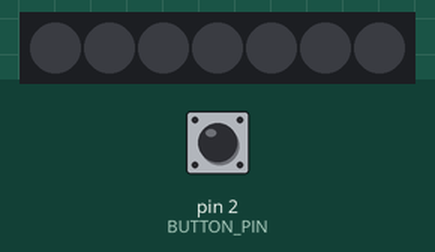
Recording of a sketch running on a simulated Arduino Uno, built with avr-gcc and run on an emulated ATmega328P. Shown: 7 RGB LEDs in strip order, left to right. The test bench sets the inputs (shaded band); at power-on: pin 2 (BUTTON_PIN) LOW. Dim RGB values are drawn brighter than linear; random numbers use the default seed unless the sketch sets one.

Above: at 1.2 s.
1.3 s: pin 2 (BUTTON_PIN) pulled HIGH for 0.15 s
At 1.62 s:
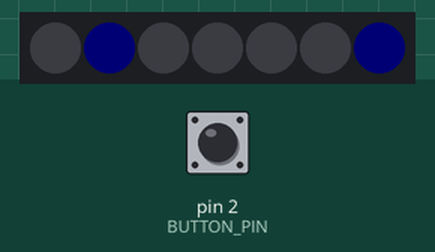
3.9 s: pin 2 (BUTTON_PIN) pulled HIGH for 1 s
At 5.38 s:
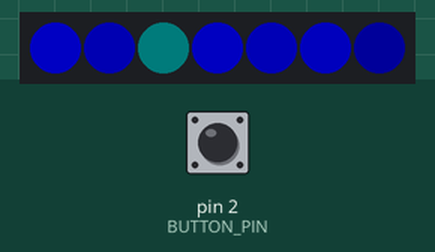
7.6 s: pin 2 (BUTTON_PIN) pulled HIGH for 3.2 s
At 11.33 s:
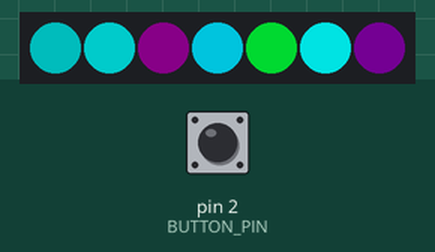
12.3 s: pin 2 (BUTTON_PIN) pulled HIGH for 1 s
At 14.15 s:
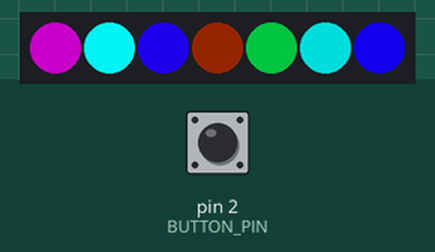
16.1 s: pin 2 (BUTTON_PIN) pulled HIGH for 1 s
At 17.59 s:
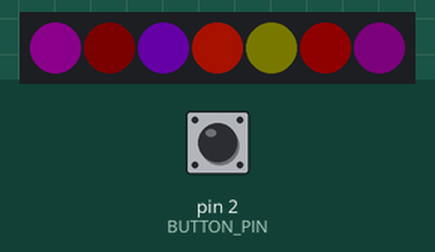
Timing chart, 0 to 23.5 s (numbered marks = the images above; inputs shaded):
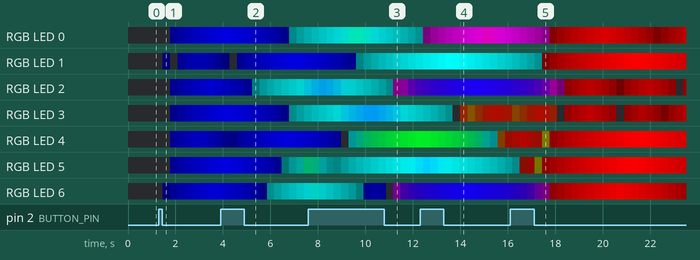

The sketch:

JewelButton.ino
```cpp
/*
JewelButton
By Kelsey Steven

Use a button to flip through various color palettes in a twinkle effect.
Settings (in order): OFF > GREEN_BLUE > RED_PURPLE_BLUE > YELLOW_ORANGE_RED > (back to OFF)

Meant for a single Neopixel Jewel, but can be adapted to other form factors/numbers of NeoPixels.

Before running, always make sure BUTTON_PIN, LED_PIN, and TOTAL_LEDS
are set to the correct pins, and number of NeoPixels you're driving.

*/

#include <Adafruit_NeoPixel.h>


/* ~~~~~~~~~~ Constants ~~~~~~~~~~ */

// Constants for color palettes
// Used to determine allowed ranges for red, green, and blue values
const int LIGHT_BLUE = 1;
const int GREEN_BLUE = 2;
const int RED_PURPLE_BLUE = 3;
const int YELLOW_ORANGE_RED = 4;
const int RED = 5;

// This must be the total number of light color settings
// (listed above) + 1 more for `Off` setting
// If you add or remove settings, change this as applicable
const int TOTAL_SETTINGS = 6;

// Constants for LED's state
// Used to determine how to update an LED each time loop() is called
const int OFF = 0;
const int BRIGHTENING = 1;
const int DARKENING = 2;

// Harware constants
const int PRESS_LENGTH = 200; // How long a button press neeeds to be (in ms) to trigger an action
const int BUTTON_PIN = 2;   // Push button data pin
const int LED_PIN = 3;      // Neopixel array data pin
const int TOTAL_LEDS = 7;   // total LEDs in the array

// Color change constants
const int HIGHEST_INTENSITY = 255;  // May want to decrease this if LEDs are too bright
const int COLOR_CHANGE_SPEED = 1;   // Can increase for faster animation, but choppier color progression
const int DELAY_TIME = 15;   // Artificial delay between loop cycles. Can increase for slower animation

/* ~~~~~~~~~~ Variables ~~~~~~~~~~ */

// Declare the Neopixel strip using settings for Jewel V7 RGB neopixels
Adafruit_NeoPixel strip = Adafruit_NeoPixel(TOTAL_LEDS, LED_PIN, NEO_GRB + NEO_KHZ800);

// Button state tracking variables
int currButtonState = 0;  // Currently selected color palette or Off (0)
int prevButtonState = 0;  // State of button on previous loop
int currentButtonPressLength = 0;  // Length of the current button press (when applicable)

// Light state tracking variables
int lightState[TOTAL_LEDS];   // State for each LED (OFF/BRIGHTENING/DARKENING)
int finalColors[TOTAL_LEDS][3];     // Holds the color each LED is currently assigned
int previousColors[TOTAL_LEDS][3];  // Last color each LED was set to

/* ~~~~~~~~~~ Functions ~~~~~~~~~~ */

void setup() {
  // Seed random for color picking
  randomSeed(analogRead(0));

  // Initialize button
  pinMode(BUTTON_PIN, INPUT);

  // Neopixel initialization
  strip.begin();
}

void loop() {
  // Only run light code if lights are on
  if (currButtonState > OFF) {

    // Handle each LED based on their light state
    for(int index = 0; index < TOTAL_LEDS; index++) {
      switch(lightState[index]) {

        case OFF: {
          handleLightOff(index);
          break;
        }

        case BRIGHTENING: {
          handleBrightening(index);
          break;
        }

        case DARKENING: {
          handleDarkening(index);
          break;
        }
      }
    }

    strip.show();       // Send Updates to lights
    delay(DELAY_TIME);  // Short delay before next cycle
  }

  updateButtonState();
}

void updateButtonState() {
  // Get current button state
  int newButtonState = digitalRead(BUTTON_PIN);

  // Button was pressed or released
  if (prevButtonState != newButtonState) {

    // The button was pressed down, so start the press counter
    if (newButtonState == HIGH) {
      currentButtonPressLength = DELAY_TIME;

    // The button was released
    } else {
      // We've held it long enough to take action
      if (currentButtonPressLength >= PRESS_LENGTH) {

        // Cycle to next color palette or turn `Off`
        // Increases currButtonState by 1 or cycles back to 0
        currButtonState = (currButtonState + 1) % TOTAL_SETTINGS;

        // If setting just changed to `Off`, update all LEDS to off
        if (currButtonState == 0) {
          for(int index = 0; index < TOTAL_LEDS; index++) {
            strip.setPixelColor(index, strip.Color(0, 0, 0));
          }

          strip.show();       // Send Updates to lights
          delay(DELAY_TIME);  // Short delay before next cycle
        }
      }

      // Clear buton press timer
      currentButtonPressLength = 0;
    }

  } else {    // Button state did not change since last loop
    // If button is pressed, increase the press counter
    if (prevButtonState == HIGH) {
      currentButtonPressLength += DELAY_TIME;
    }
  }

  // Update prevButtonState variable
  prevButtonState = newButtonState;
}

void handleLightOff(int index) {
  // Turn LED off
  strip.setPixelColor(index, strip.Color(0, 0, 0));

   // No need to update previousColors, will have been set to 0s in handleDarkening()
   // Decide if light should turn on next cycle
  lightState[index] = random(0, 2);

  // Pick a color if applicable
  if (lightState[index] == 1) {
    pickNewColor(index);
  }
}

void handleBrightening(int index) {
  // Get new RGB values
  int maxRed = finalColors[index][0];
  int red = getBrighteningValue(maxRed, previousColors[index][0]);

  int maxGreen = finalColors[index][1];
  int green = getBrighteningValue(maxGreen, previousColors[index][1]);

  int maxBlue = finalColors[index][2];
  int blue = getBrighteningValue(maxBlue, previousColors[index][2]);

  // Update LEDs & tracking array
  strip.setPixelColor(index, strip.Color(red, green, blue));
  updatePreviousColor(index, red, green, blue);

  // Check if light should start darken cycle next & update state if so
  if (red == maxRed && green == maxGreen && blue == maxBlue) {
    lightState[index] = DARKENING;
  }
}

// Return the value of previousColor increased by COLOR_CHANGE_SPEED
// while making sure we do not exceed maxColorValue
int getBrighteningValue(int maxColorValue, int previousColor) {
  int newColor = previousColor + COLOR_CHANGE_SPEED;
  newColor = (newColor <= maxColorValue) ? newColor : maxColorValue;

  return newColor;
}

void handleDarkening(int index) {
  int prevR = previousColors[index][0];
  int prevG = previousColors[index][1];
  int prevB = previousColors[index][2];

  // Get new RGB values
  int red = prevR;
  int green = prevG;
  int blue = prevB;

  if ((prevR >= prevG) && (prevR >= prevB)) {
    red = getDarkeningValue(prevR);
  }

  if ((prevG >= prevR) && (prevG >= prevB)) {
    green = getDarkeningValue(prevG);
  }

  if ((prevB >= prevR) && (prevB >= prevG)) {
    blue = getDarkeningValue(prevB);
  }

  // Update LEDs & tracking array
  strip.setPixelColor(index, strip.Color(red, green, blue));
  updatePreviousColor(index, red, green, blue);

  // Check if light turned off
  if (red == 0 && green == 0 && blue == 0) {
    handleLightOff(index);
  }
}

// Decrease the value by COLOR_CHANGE_SPEED while making sure we do not go below 0
int getDarkeningValue(int previousColor) {
  int newColor = previousColor - COLOR_CHANGE_SPEED;
  newColor = (newColor >= 0) ? newColor : 0;

  return newColor;
}

/* ~~~~~~~~ Color Picking Functions ~~~~~~~~ */

void pickNewColor(int index) {
  switch(currButtonState) {
    case LIGHT_BLUE:
      setLightBlueColor(index);
      break;

    case GREEN_BLUE:
      setGreenBlueColor(index);
      break;

    case RED_PURPLE_BLUE:
      setRedPurpleBlueColor(index);
      break;

    case YELLOW_ORANGE_RED:
      setYellowOrangeRedColor(index);
      break;

    case RED:
      setRedColor(index);
      break;
  }
}

void setLightBlueColor(int index) {
  // Get random blue value with a min of 1, cutting out darkest blues
  // (cuts out last 50 values if HIGHEST_INTENSITY is high enough to allow)
  int loweredBlueEndVal = HIGHEST_INTENSITY - 50 + 1;
  int highestBlueVal = (loweredBlueEndVal > 1) ? loweredBlueEndVal : HIGHEST_INTENSITY + 1;

  updateFinalColor(index, 0, 0, random(1, highestBlueVal));
}

void setGreenBlueColor(int index) {
  // Get random blue & green values from 0-HIGHEST_INTENSITY
  updateFinalColor(index, 0, random(0, HIGHEST_INTENSITY + 1), random(0, HIGHEST_INTENSITY + 1));
}

void setRedPurpleBlueColor(int index) {
  // Get random red & blue values from 0-HIGHEST_INTENSITY
  updateFinalColor(index, random(0, HIGHEST_INTENSITY + 1), 0, random(0, HIGHEST_INTENSITY + 1));
}

void setYellowOrangeRedColor(int index) {
  // Use low values to prevent green colors
  int randGreen = random(0, 6);

  // If green channel is over 0, ensure red channel is noticeably higher
  // to prevent creating colors more green than desired
  const int increasedRedStart = randGreen + 15;
  const int randRedStart = ((randGreen > 0) && (increasedRedStart <=  HIGHEST_INTENSITY)) ? increasedRedStart : 0;

  // Cuts out last 75 red values if HIGHEST_INTENSITY is high enough to allow
  const int loweredRedMaxVal = HIGHEST_INTENSITY - 75 + 1;
  const int randRedMax = (loweredRedMaxVal >= randRedStart) ? loweredRedMaxVal : HIGHEST_INTENSITY + 1;

  updateFinalColor(index, random(randRedStart, randRedMax), randGreen, 0);
}

void setRedColor(int index) {
  // Get random red value with a min of 50
  updateFinalColor(index, random(50, HIGHEST_INTENSITY + 1), 0, 0);
}

void updateFinalColor(int index, int r, int g, int b) {
  finalColors[index][0] = r;
  finalColors[index][1] = g;
  finalColors[index][2] = b;
}

void updatePreviousColor(int index, int r, int g, int b) {
  previousColors[index][0] = r;
  previousColors[index][1] = g;
  previousColors[index][2] = b;
}
```

Measured:
- after the input at 1.3 s, RGB LED 0: off → RGB(0, 0, 18) after 0.48 s, → RGB(0, 0, 38) 0.31 s later, → RGB(0, 0, 58) 0.31 s later, → RGB(0, 0, 78) 0.31 s later, … (7 changes in this stretch); RGB LED 1: off → RGB(0, 0, 1) after 0.17 s, → off 0.31 s later, → RGB(0, 0, 20) 0.31 s later, → RGB(0, 0, 40) 0.31 s later, … (8 changes in this stretch)
